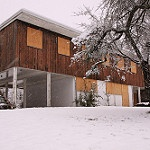
#> input picture seg_test/buildings/20241.jpg, 150 x 150 px, found by its file name; its folder holds only this picture in this run
$ jupyter execute --allow-errors 'Image Classification.ipynb'
#> lines starting #> are read from the running program, lines starting #| are printed output that depends on the picture
[cell 1]
# IMAGE CLASSIFICATION USING DECISION TREES

# Import libraries
import os
import numpy as np
from PIL import Image
from sklearn.tree import DecisionTreeClassifier
from sklearn.metrics import classification_report, accuracy_score
from sklearn.preprocessing import StandardScaler
from sklearn.decomposition import PCA

# Declaring constants
IMAGE_SIZE = (150, 150)
CLASSES = ["buildings", "forest", "glacier", "mountain", "sea", "street"]

# Label mapping
label_map = {name: idx for idx, name in enumerate(CLASSES)}
inv_label_map = {v: k for k, v in label_map.items()}

# Load images
def load_dataset(folder):
#> called with folder = 'seg_train'
    data = []
    labels = []
    for class_name in CLASSES:
        class_folder = os.path.join(folder, class_name)
        for fname in os.listdir(class_folder):
            if fname.lower().endswith(".jpg"):
                img_path = os.path.join(class_folder, fname)
                img = Image.open(img_path).resize(IMAGE_SIZE).convert("L")
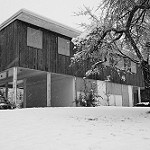
#> img: PIL image 150x150 L; min 1, max 254, mean 146.1
                img_array = np.array(img).flatten()
                data.append(img_array)
                labels.append(label_map[class_name])
    return np.array(data), np.array(labels)

# Load training and testing sets
#> (the rest of this cell did not finish here and is left out)
